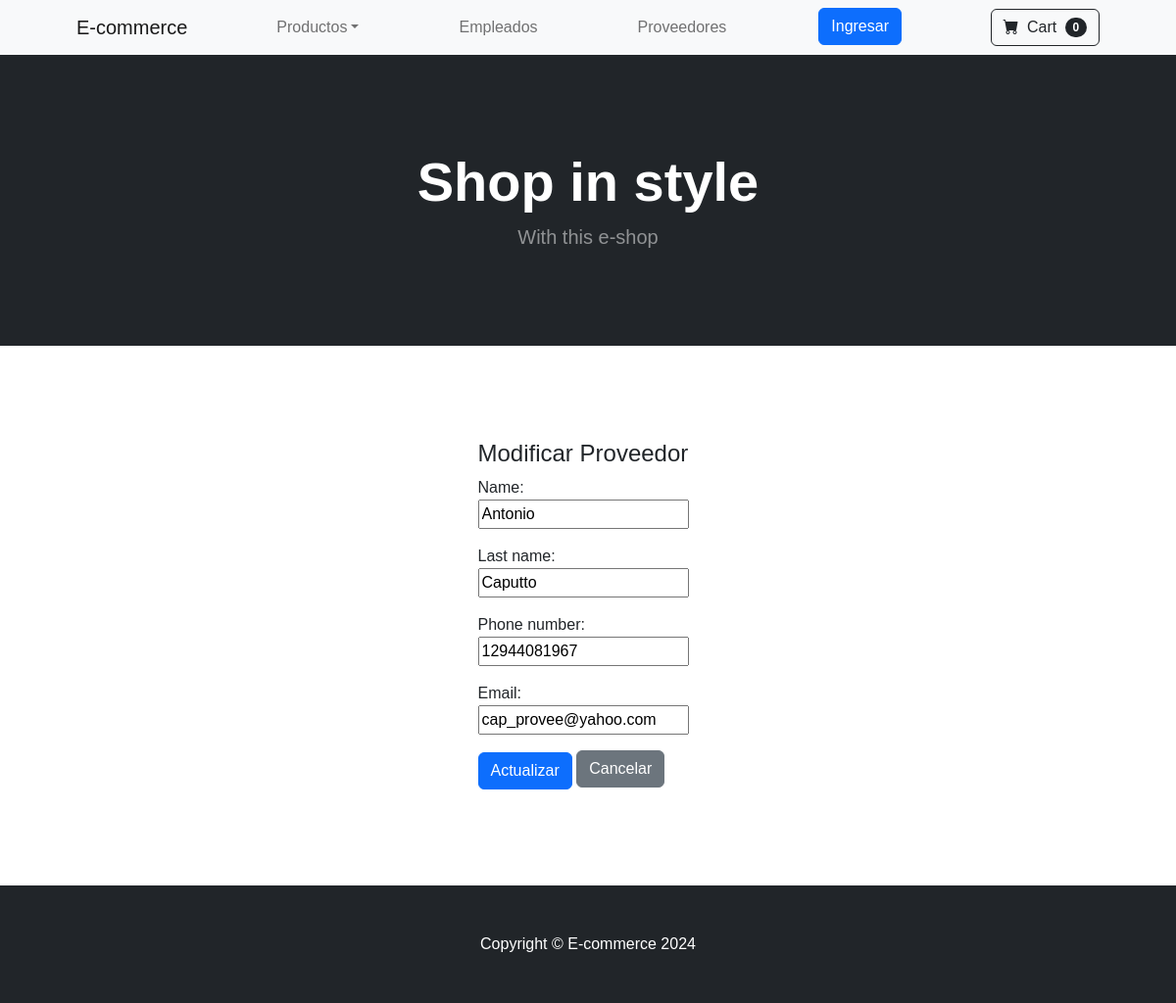
Page /ecommerce/update_supplier/5 on the committed database.
### ecommerce/models.py (models this page shows, shortened)
class Supplier(models.Model):
    name = models.CharField(max_length=40)
    last_name = models.CharField(max_length=40)
    phone_number = models.CharField(max_length=20)
    email = models.EmailField(unique=True)

### ecommerce/views.py (the view, shortened to what this page needs)
# urls.py: path('update_supplier/<int:id>', update_supplier, name='updateSupplier'),
def update_supplier(req, id):
    supplier = Supplier.objects.get(id=id)
    supp_form = SupplierForm(initial= {
        'name': supplier.name,
        'last_name': supplier.last_name,
        'phone_number': supplier.phone_number,
        'email': supplier.email
    })
    return render(req, 'update_supplier.html', {'supp_form': supp_form, 'supplier': supplier})

### ecommerce/forms.py
class SupplierForm(forms.Form):
    name = forms.CharField()
    last_name = forms.CharField()
    phone_number = forms.CharField()
    email = forms.EmailField()

### ecommerce/templates/update_supplier.html (shortened to what this page needs)
<!DOCTYPE html>
<html lang="en">
    <head>
        {% load static %}
        <link href="https://cdn.jsdelivr.net/npm/bootstrap-icons@1.5.0/font/bootstrap-icons.css" rel="stylesheet" />
        <link href="{% static '/css/styles.css' %}" rel="stylesheet" />
    </head>
    <body>
        {% include 'navbar.html' %}
        {% include 'header.html' %}
        {% block dinamicContent %}
            {% if message %}
                <h4>{{ message }}</h4>
                {% else %}
                    <section class="py-5 container px-4 px-lg-5 mt-5">
                        <div class="row gx-4 gx-lg-5 row-cols-2 row-cols-md-3 row-cols-xl-4 justify-content-center">
                            <div class="col mb-5">
                                <h4>Modificar Proveedor</h4>
                                <form action="{% url 'updateSupplier' supplier.id %}" method="post">{% csrf_token %}
                                    <div class="form-group">
                                        {{supp_form.as_p}}
                                        <input class="btn btn-primary" type="submit" value="Actualizar"/>
                                        <a class="btn btn-secondary mt-auto mb-1" href="{% url 'detailedSupplier' supplier.id %}">Cancelar</a>
                                    </div>
                                </form>
                            </div>
                        </div>
                    </section>
            {% endif %}
        {% endblock dinamicContent %}
        {% include 'footer.html' %}
    </body>
</html>

### rows in the picture
Supplier: name "Antonio", last_name "Caputto", phone_number "12944081967", email "cap_provee@yahoo.com"
